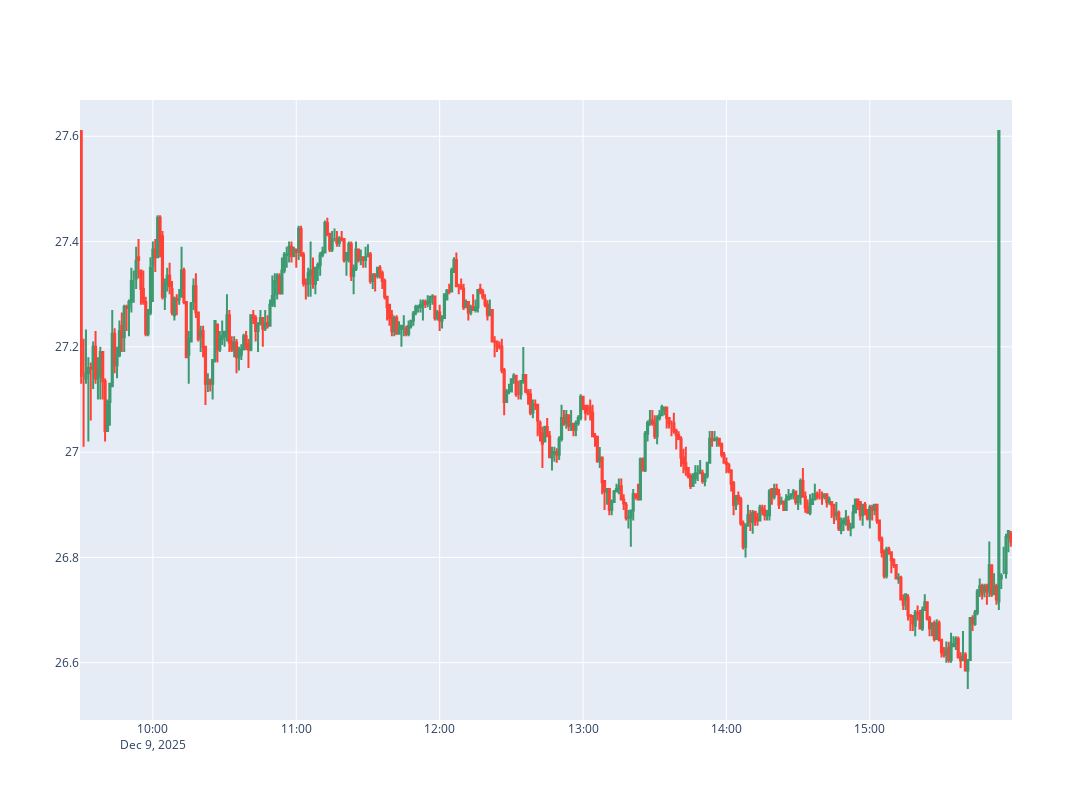

The notebook cell this image was saved under:
### Code cell
fig = go.Figure(data=[go.Candlestick(
    x=sofi_df.index,
    open=sofi_df['Open'],
    high=sofi_df['High'],
    low=sofi_df['Low'],
    close=sofi_df['Close']
)])

"""
# Volume bars (scaled to fit price chart)
fig.add_trace(go.Bar(
    x=sofi_df.index,
    y=sofi_df['Volume'] / 1e6,  # Scale to millions
    name="Volume (M)",
    yaxis="y2",
    marker_color='rgba(100, 149, 237, 0.5)',
    opacity=1
))
"""
fig.update_layout(
    #yaxis=dict(title="Price"),
    #yaxis2=dict(title="Volume (M)", overlaying="y", side="right"),
    xaxis_rangeslider_visible=False,
    width=1200,
    height=800
)

fig.update_xaxes(rangebreaks=[dict(bounds=["sat", "mon"]), dict(bounds=[16, 9.5], pattern="hour")])
fig.show()

### Figure 1 — Plotly figure (JSON) as saved in the notebook; plotly's stock layout.template omitted (floating-point values rounded to 4 significant figures; data arrays with more than 128 entries replaced by an {"elided": "..."} marker saying what was removed)
{"data": [{"close": {"elided": "390 float values"}, "high": {"elided": "390 float values"}, "low": {"elided": "390 float values"}, "open": {"elided": "390 float values"}, "type": "candlestick", "x": {"elided": "390 str values"}}], "layout": {"height": 800, "width": 1200, "xaxis": {"rangebreaks": [{"bounds": ["sat", "mon"]}, {"bounds": [16, 9.5], "pattern": "hour"}], "rangeslider": {"visible": false}}}}
